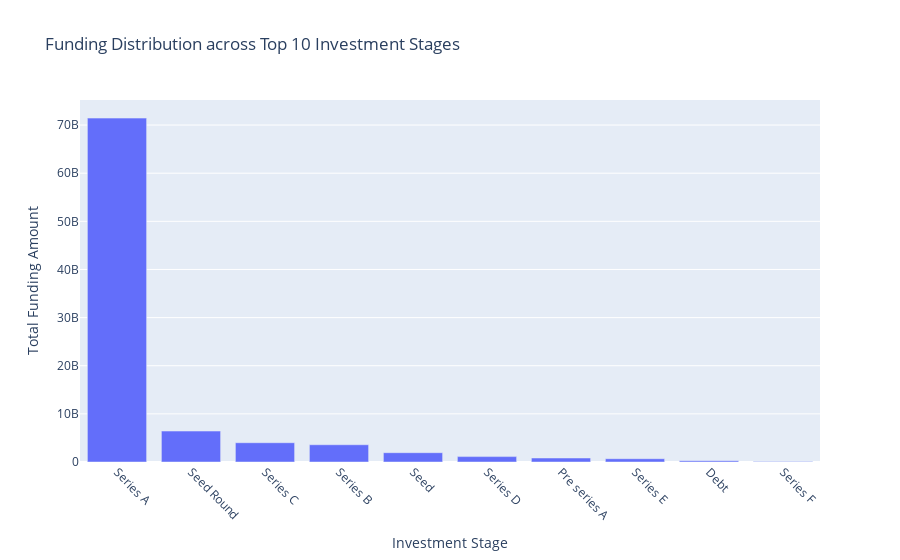

This figure's notebook cell:
### Markdown cell above
3. Stage Analysis: What is the distribution of funding across different investment stages (e.g., Pre-seed, Seed, Series A)

### Code cell
# Calculate total funding amount for each investment stage
total_funding_by_stage = df_combined.groupby('Stage')['Amount'].sum().reset_index()

# Sort the investment stages by total funding amount in descending order
total_funding_by_stage = total_funding_by_stage.sort_values('Amount', ascending=False)

# Print the investment stages by total funding amount
print("Investment Stages by Total Funding Amount:")
print(total_funding_by_stage)

# Select the top 10 stages
top_10_stages = total_funding_by_stage.head(10)

# Visualize the funding distribution across the top 10 investment stages
fig = px.bar(top_10_stages, x='Stage', y='Amount',
             title='Funding Distribution across Top 10 Investment Stages',
             labels={'Stage': 'Investment Stage', 'Amount': 'Total Funding Amount'})

# Rotate the x-axis tick labels
fig.update_xaxes(tickangle=45)

# Show the plot
fig.show()

### Figure 1 — Plotly figure (JSON) as saved in the notebook; plotly's stock layout.template omitted (floating-point values rounded to 4 significant figures)
{"data": [{"alignmentgroup": "True", "hovertemplate": "Investment Stage=%{x}<br>Total Funding Amount=%{y}<extra></extra>", "legendgroup": "", "marker": {"color": "#636efa", "pattern": {"shape": ""}}, "name": "", "offsetgroup": "", "orientation": "v", "showlegend": false, "textposition": "auto", "type": "bar", "x": ["Series A", "Seed Round", "Series C", "Series B", "Seed", "Series D", "Pre series A", "Series E", "Debt", "Series F"], "xaxis": "x", "y": [71447421300, 6426294000, 4003704528, 3581615746, 1934018200, 1118370000, 831555000, 678453000, 258232000, 103200000], "yaxis": "y"}], "layout": {"barmode": "relative", "legend": {"tracegroupgap": 0}, "title": {"text": "Funding Distribution across Top 10 Investment Stages"}, "xaxis": {"anchor": "y", "domain": [0, 1], "tickangle": 45, "title": {"text": "Investment Stage"}}, "yaxis": {"anchor": "x", "domain": [0, 1], "title": {"text": "Total Funding Amount"}}}}
